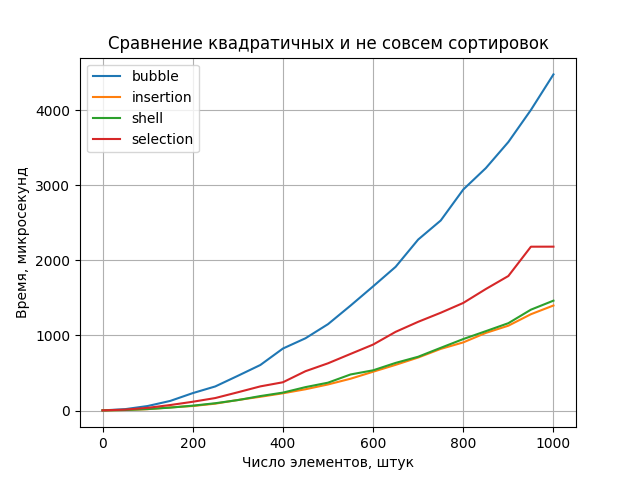

Reproduce this figure in Python.
import os
import matplotlib.pyplot as plt

sort_algorythm_names = []
num_of_elements = []
time_microsec = []

for sort_name in os.listdir('sorting_results'):
    sort_algorythm_names.append(sort_name)
    with open(f'sorting_results/{sort_name}/time1.txt', 'r') as file:
        data = file.readlines()
        num_of_elements.append([int(line.split()[0])*50 for line in data])
        time_microsec.append([float(line.split()[1]) for line in data])

for i in range(len(sort_algorythm_names)):
    plt.plot(num_of_elements[i], time_microsec[i], label=sort_algorythm_names[i])


plt.title('Сравнение квадратичных и не совсем сортировок')

plt.xlabel('Число элементов, штук')
plt.ylabel('Время, микросекунд')
plt.legend()
plt.grid(True)

plt.savefig('plot.png')
